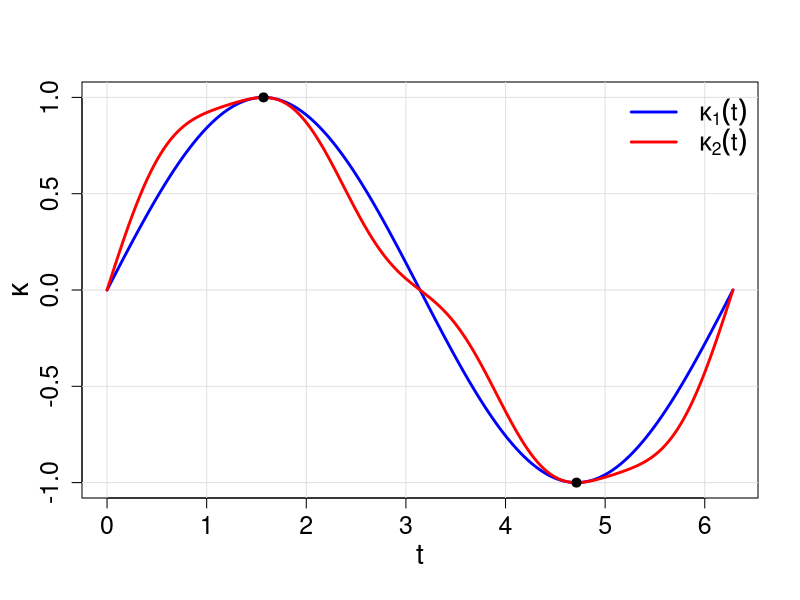
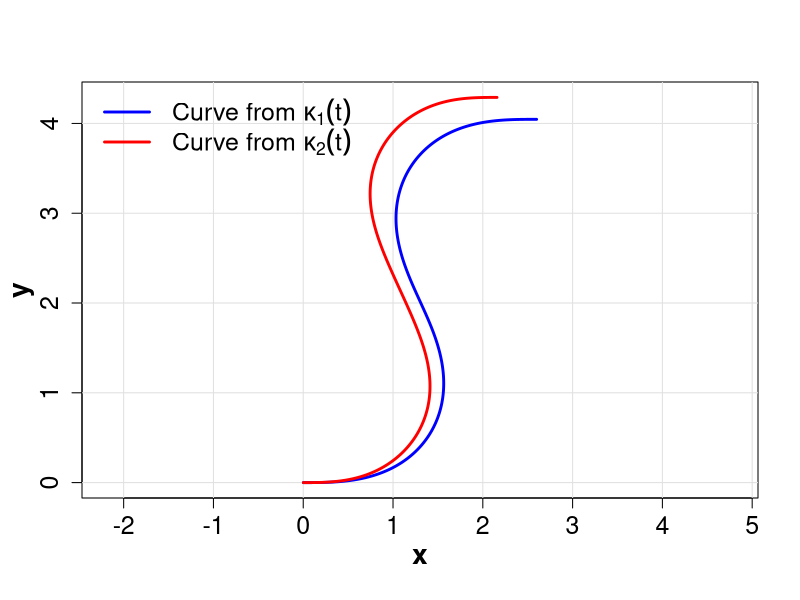

The R source for these figures, in order:
# This script compares two similar curvature functions, finds their
# extrema, and reconstructs the corresponding curves to see
# how small changes in curvature affect shape.

n <- 4000
t <- seq(0,2*pi,length.out=n)
dt <- t[2]-t[1]
eps <- 0.3

# Two curvature functions (one slightly perturbed)
k1 <- sin(t)
k2 <- sin(t)+eps*(cos(t)^2)*sin(2*t)

# Numerical derivatives
d1 <- diff(k1)/dt
d2 <- diff(k2)/dt

# Find extrema via sign changes
ext_idx <- function(d){
  s <- sign(d)
  which(s[-1]!=s[-length(s)])+1
}
e1 <- ext_idx(d1)
e2 <- ext_idx(d2)

# Classify extrema as max or min
class_ext <- function(k,idx){
  out <- data.frame(t=t[idx],k=k[idx],type=NA)
  for(i in seq_along(idx)){
    j <- idx[i]
    if(j>1 && j<length(k)){
      if(k[j]>k[j-1] && k[j]>k[j+1]) out$type[i] <- "max"
      if(k[j]<k[j-1] && k[j]<k[j+1]) out$type[i] <- "min"
    }
  }
  out
}
E1 <- class_ext(k1,e1)
E2 <- class_ext(k2,e2)

# Plot curvature functions
par(mgp=c(2.5,1,0))
plot(t,k1,type="n",xlab=expression(t),ylab=expression(kappa),
     ylim=range(c(k1,k2)),cex.lab=1.7,cex.axis=1.5,
     font.lab=2,font.axis=1)
grid(col="gray88",lty=1)
lines(t,k1,lwd=2.8,col="blue")
lines(t,k2,lwd=2.8,col="red")

# Mark key extrema of k1
points(c(pi/2,3*pi/2),c(1,-1),pch=19,col="black",cex=1.2)
legend("topright",legend=c(expression(kappa[1](t)),expression(kappa[2](t))),
       col=c("blue","red"),lwd=2.8,bty="n",cex=1.5)

# Reconstruct curve from curvature
recon <- function(k){
  th <- cumsum(k)*dt
  x <- cumsum(cos(th))*dt
  y <- cumsum(sin(th))*dt
  list(x=x,y=y,th=th)
}
C1 <- recon(k1)
C2 <- recon(k2)

# Plot reconstructed curves
par(mgp=c(2.5,1,0))
plot(C1$x,C1$y,type="n",asp=1,xlab="x",ylab="y",xlim=range(c(C1$x,C2$x)),
     ylim=range(c(C1$y,C2$y)),cex.lab=1.7,cex.axis=1.5,
     font.lab=2,font.axis=1)
grid(col="gray88",lty=1)
lines(C1$x,C1$y,lwd=2.8,col="blue")
lines(C2$x,C2$y,lwd=2.8,col="red")
legend("topleft",legend=c(expression("Curve from "*kappa[1](t)),
     expression("Curve from "*kappa[2](t))),col=c("blue","red"),
     lwd=2.8,bty="n",cex=1.5)
